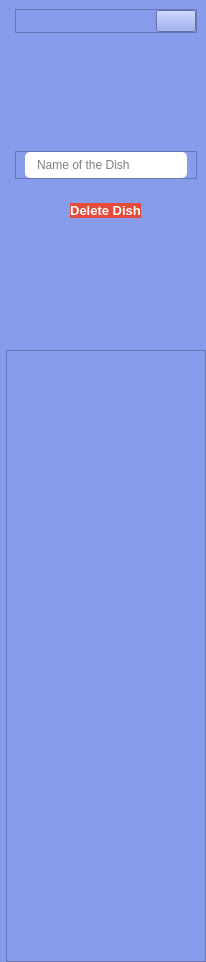
     <widget class="QCustomSlideMenu" name="deleteDishMenu" native="true">
      <property name="minimumSize">
       <size>
        <width>0</width>
        <height>658</height>
       </size>
      </property>
      <property name="maximumSize">
       <size>
        <width>0</width>
        <height>16777215</height>
       </size>
      </property>
      <property name="styleSheet">
       <string notr="true">background-color: #879CEB;</string>
      </property>
      <layout class="QVBoxLayout" name="verticalLayout_67">
       <property name="spacing">
        <number>0</number>
       </property>
       <property name="leftMargin">
        <number>6</number>
       </property>
       <property name="topMargin">
        <number>0</number>
       </property>
       <property name="rightMargin">
        <number>0</number>
       </property>
       <property name="bottomMargin">
        <number>0</number>
       </property>
       <item>
        <widget class="QWidget" name="widget_34" native="true">
         <property name="minimumSize">
          <size>
           <width>200</width>
           <height>350</height>
          </size>
         </property>
         <property name="styleSheet">
          <string notr="true">background-color: #879CEB;</string>
         </property>
         <layout class="QVBoxLayout" name="verticalLayout_68">
          <property name="spacing">
           <number>24</number>
          </property>
          <property name="bottomMargin">
           <number>0</number>
          </property>
          <item>
           <widget class="QFrame" name="frame_52">
            <property name="sizePolicy">
             <sizepolicy hsizetype="Preferred" vsizetype="Fixed">
              <horstretch>0</horstretch>
              <verstretch>0</verstretch>
             </sizepolicy>
            </property>
            <property name="styleSheet">
             <string notr="true">background-color: #879CEB;</string>
            </property>
            <property name="frameShape">
             <enum>QFrame::StyledPanel</enum>
            </property>
            <property name="frameShadow">
             <enum>QFrame::Raised</enum>
            </property>
            <layout class="QHBoxLayout" name="horizontalLayout_59">
             <property name="spacing">
              <number>0</number>
             </property>
             <property name="leftMargin">
              <number>0</number>
             </property>
             <property name="topMargin">
              <number>0</number>
             </property>
             <property name="rightMargin">
              <number>0</number>
             </property>
             <property name="bottomMargin">
              <number>0</number>
             </property>
             <item alignment="Qt::AlignRight">
              <widget class="QPushButton" name="closeDeleteDishes">
               <property name="text">
                <string/>
               </property>
               <property name="icon">
                <iconset>
                 <normaloff>../SSIS v@/Resource/closeIcon.png</normaloff>../SSIS v@/Resource/closeIcon.png</iconset>
               </property>
               <property name="iconSize">
                <size>
                 <width>24</width>
                 <height>24</height>
                </size>
               </property>
              </widget>
             </item>
            </layout>
           </widget>
          </item>
          <item alignment="Qt::AlignHCenter">
           <widget class="QLabel" name="label_22">
            <property name="minimumSize">
             <size>
              <width>70</width>
              <height>70</height>
             </size>
            </property>
            <property name="maximumSize">
             <size>
              <width>70</width>
              <height>70</height>
             </size>
            </property>
            <property name="text">
             <string/>
            </property>
            <property name="pixmap">
             <pixmap>resource/dishes.png</pixmap>
            </property>
            <property name="scaledContents">
             <bool>true</bool>
            </property>
           </widget>
          </item>
          <item>
           <widget class="QFrame" name="frame_56">
            <property name="frameShape">
             <enum>QFrame::StyledPanel</enum>
            </property>
            <property name="frameShadow">
             <enum>QFrame::Raised</enum>
            </property>
            <layout class="QVBoxLayout" name="verticalLayout_73">
             <property name="spacing">
              <number>0</number>
             </property>
             <property name="topMargin">
              <number>0</number>
             </property>
             <property name="bottomMargin">
              <number>0</number>
             </property>
             <item>
              <widget class="QLineEdit" name="deleteDishName">
               <property name="font">
                <font>
                 <kerning>false</kerning>
                </font>
               </property>
               <property name="mouseTracking">
                <bool>true</bool>
               </property>
               <property name="styleSheet">
                <string notr="true">QLineEdit {
	background-color: #FFFFFF;
	padding: 5px 10px;
	border-radius: 5px;
}</string>
               </property>
               <property name="text">
                <string/>
               </property>
               <property name="frame">
                <bool>true</bool>
               </property>
               <property name="placeholderText">
                <string>Name of the Dish</string>
               </property>
              </widget>
             </item>
            </layout>
           </widget>
          </item>
          <item alignment="Qt::AlignHCenter">
           <widget class="QPushButton" name="deleteDishBtn">
            <property name="font">
             <font>
              <pointsize>10</pointsize>
              <bold>true</bold>
              <strikeout>false</strikeout>
             </font>
            </property>
            <property name="cursor">
             <cursorShape>PointingHandCursor</cursorShape>
            </property>
            <property name="styleSheet">
             <string notr="true">	background-color: #e64a3b;
	border-radius: 10px;
	color: #FFFFFF;</string>
            </property>
            <property name="text">
             <string>Delete Dish</string>
            </property>
           </widget>
          </item>
          <item>
           <spacer name="verticalSpacer_20">
            <property name="orientation">
             <enum>Qt::Vertical</enum>
            </property>
            <property name="sizeHint" stdset="0">
             <size>
              <width>20</width>
              <height>40</height>
             </size>
            </property>
           </spacer>
          </item>
         </layout>
        </widget>
       </item>
       <item>
        <widget class="QFrame" name="frame_57">
         <property name="styleSheet">
          <string notr="true">background-color: #879CEB;</string>
         </property>
         <property name="frameShape">
          <enum>QFrame::StyledPanel</enum>
         </property>
         <property name="frameShadow">
          <enum>QFrame::Raised</enum>
         </property>
         <layout class="QVBoxLayout" name="verticalLayout_74">
          <property name="spacing">
           <number>0</number>
          </property>
          <property name="leftMargin">
           <number>0</number>
          </property>
          <property name="topMargin">
           <number>0</number>
          </property>
          <property name="rightMargin">
           <number>0</number>
          </property>
          <property name="bottomMargin">
           <number>0</number>
          </property>
          <item>
           <spacer name="verticalSpacer_21">
            <property name="orientation">
             <enum>Qt::Vertical</enum>
            </property>
            <property name="sizeHint" stdset="0">
             <size>
              <width>20</width>
              <height>305</height>
             </size>
            </property>
           </spacer>
          </item>
          <item>
           <spacer name="verticalSpacer_22">
            <property name="orientation">
             <enum>Qt::Vertical</enum>
            </property>
            <property name="sizeHint" stdset="0">
             <size>
              <width>20</width>
              <height>305</height>
             </size>
            </property>
           </spacer>
          </item>
         </layout>
        </widget>
       </item>
      </layout>
     </widget>
